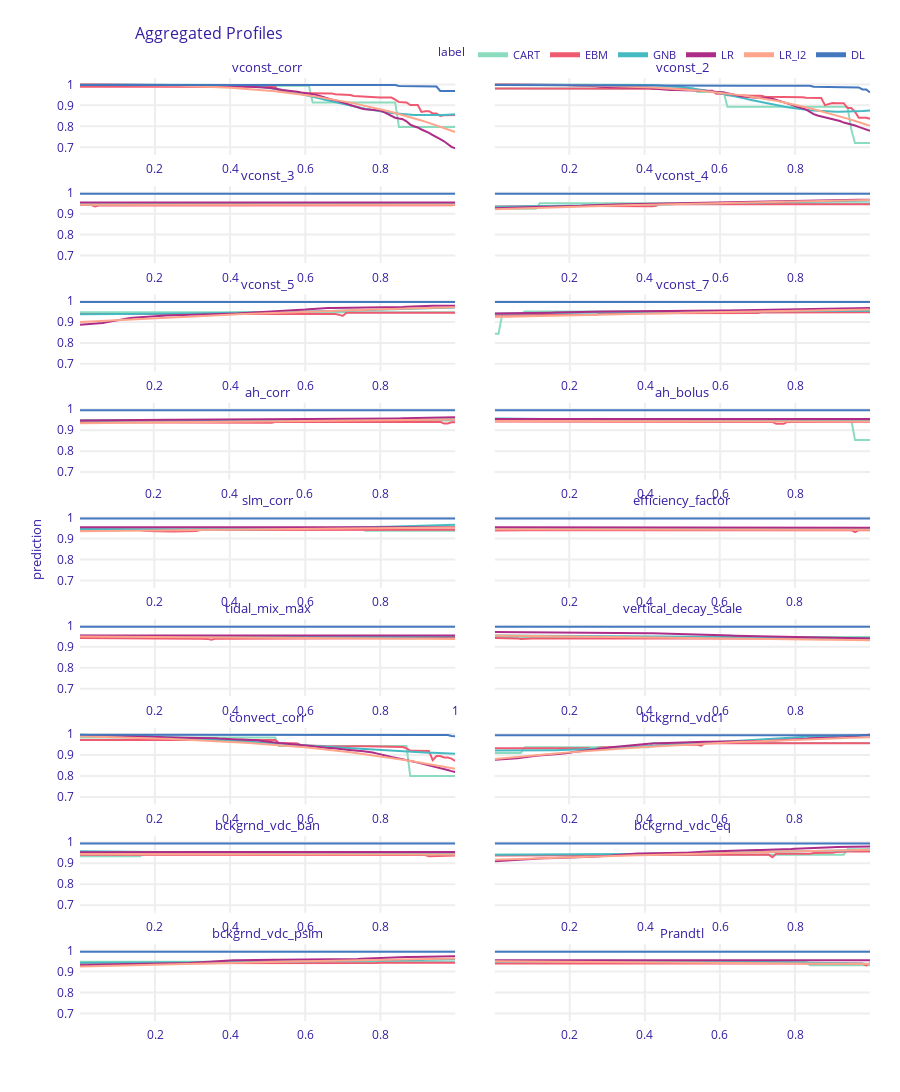

Notebook code for this chart:
### Markdown cell above
### Plot Aggregated Profiles for Continous

### Code cell
pd_cart.plot([pd_ebm, pd_gnb, pd_lr, pd_lr_l2, pd_dl], variables=cont_feat)
